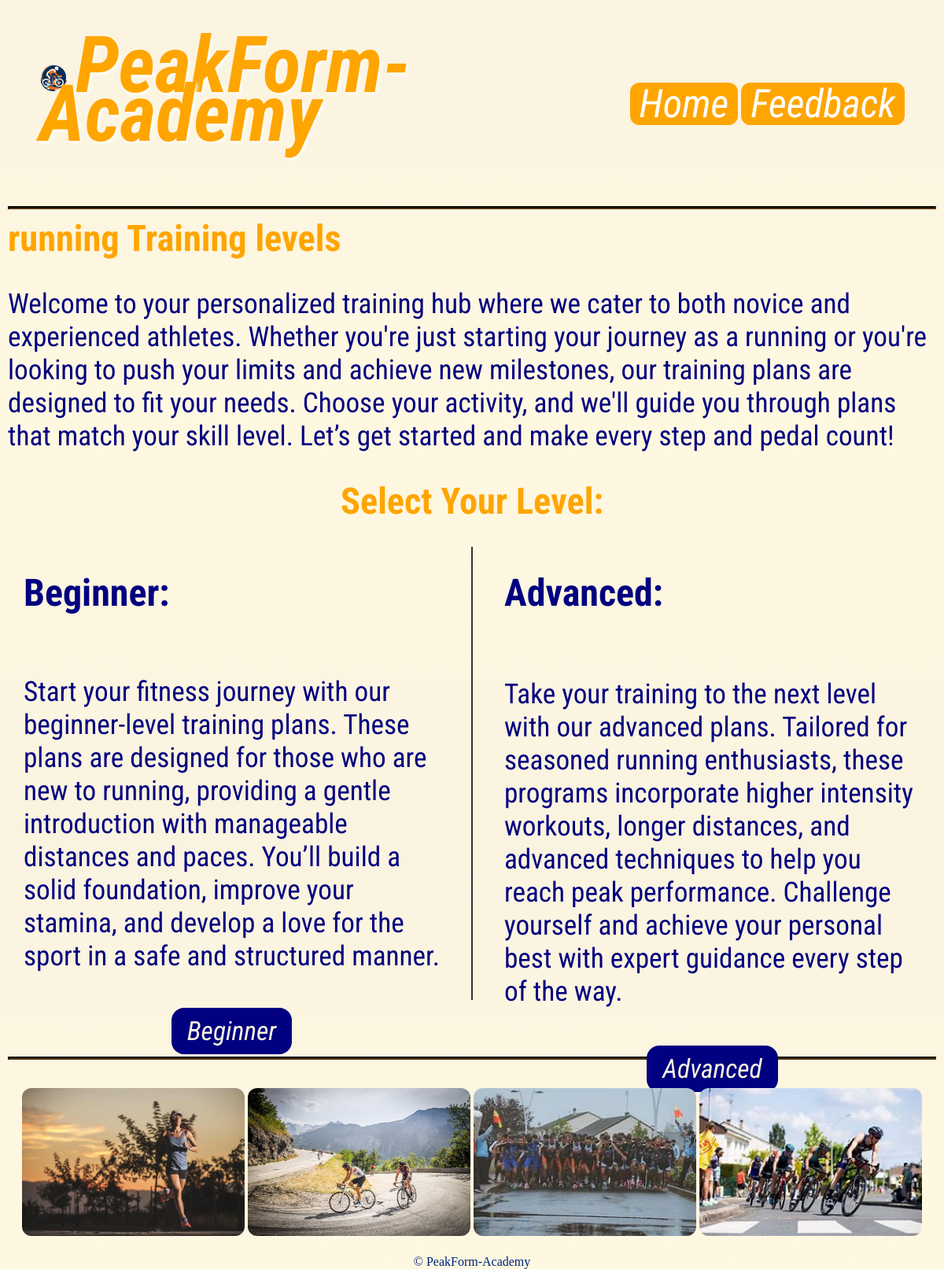
Before: /sport/2 with the older database file.
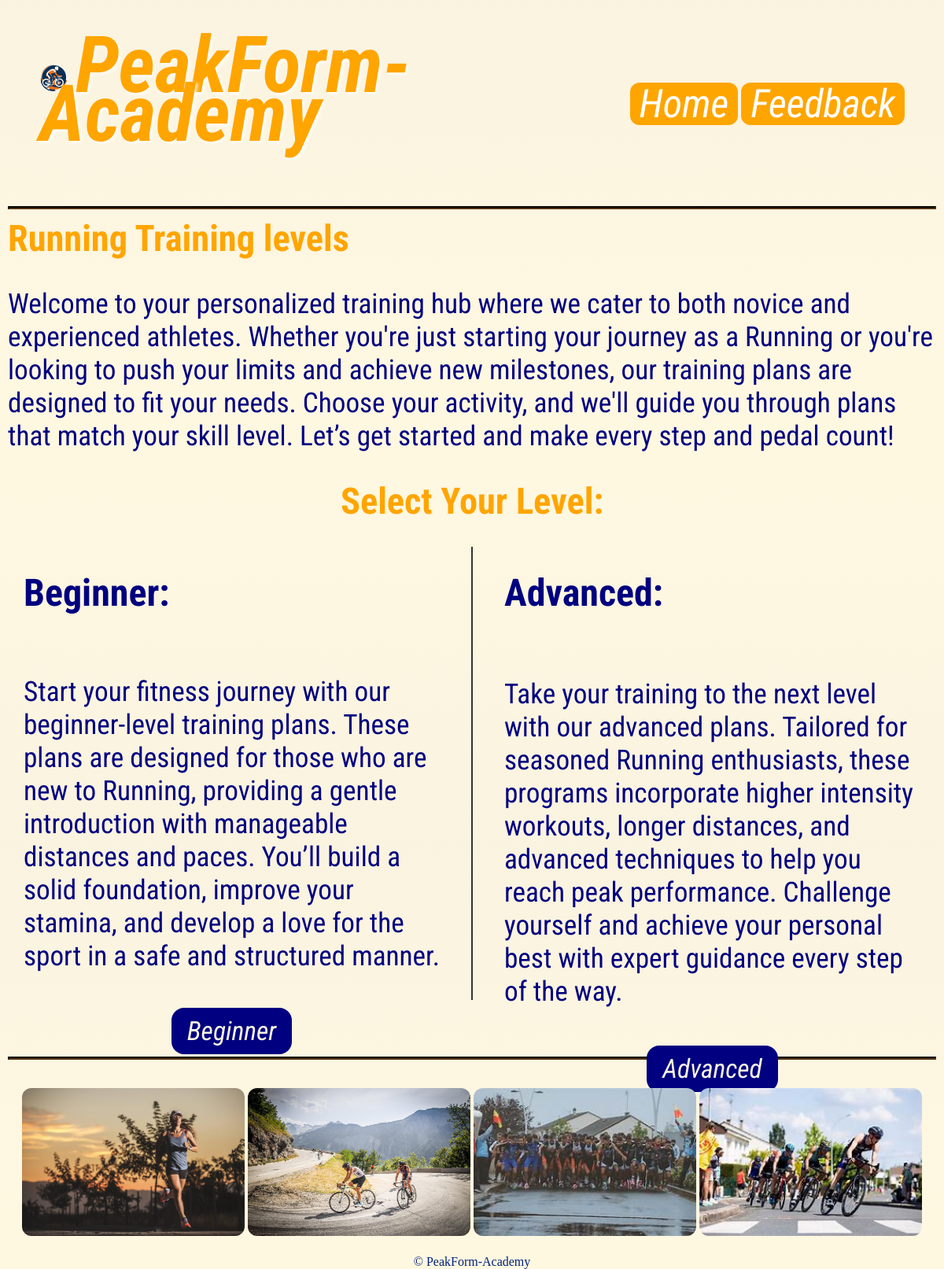
After: the same page with the newer database file.
### tables this page shows
CREATE TABLE sport (
    id INTEGER PRIMARY KEY,
    name TEXT NOT NULL
);

### routes.py (the view)
@app.route("/sport/<int:id>")
def sport(id):
    conn = sqlite3.connect('PFA.db')
    cur = conn.cursor()
    cur.execute('SELECT * FROM sport WHERE id=?', (id,))
    sport = cur.fetchone()
    conn.close()
    if not sport:
        abort(404)
    return render_template('sport.html', sport=sport)

### templates/sport.html (shortened to what this page needs)
{%extends 'layout.html'%}
{%block content%}
<h1> {{ sport[1] }} Training levels</h1>
<p>Welcome to your personalized training hub where we cater to both novice and experienced athletes. Whether you're just starting your journey as a {{sport[1]}} or you're looking to push your limits and achieve new milestones, our training plans are designed to fit your needs. Choose your activity, and we'll guide you through plans that match your skill level. Let’s get started and make every step and pedal count!</p>
<center><h1>Select Your Level:</h1></center>
  <div class="container tall-container">
    <div class="content left">
      <h2>Beginner:</h2>
      <p>Start your fitness journey with our beginner-level training plans. These plans are designed for those who are new to {{ sport[1]}}, providing a gentle introduction with manageable distances and paces. You’ll build a solid foundation, improve your stamina, and develop a love for the sport in a safe and structured manner.</p>
      <center><button class="button"><a href="/level/{{sport[0] }}/1">Beginner</a></button></center>
    </div>
    <div class="vertical-line"></div>
    <div class="content right">
      <h2>Advanced:</h2>
      <p>Take your training to the next level with our advanced plans. Tailored for seasoned {{ sport[1] }} enthusiasts, these programs incorporate higher intensity workouts, longer distances, and advanced techniques to help you reach peak performance. Challenge yourself and achieve your personal best with expert guidance every step of the way.</p>
      <center><button class="button"><a href="/level/{{sport[0] }}/2">Advanced</a></button></center>
    </div>
</div>
<hr>
<center>
<img src="/static/images/duathlon-running.jpg" width="24%" alt="running">
<img src="/static/images/duathlon-cycling.jpg" width="24%" alt="cycling">
<img src="/static/images/duathlon-running2.jpg" width="24%" alt="running">
<img src="/static/images/duathlon-cycling2.jpg" width="24%" alt="cycling">
</center>
{%endblock%}

Changed rows visible on the page:
changed sport: name "running" → "Running"
